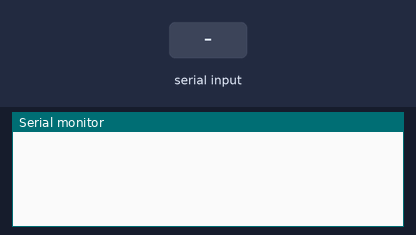
Bench run of a sketch on a simulated Arduino Uno, built with avr-gcc and run on an emulated ATmega328P. Shown: the last lines printed to the serial monitor. The inputs (shaded band) are chosen by the test bench.

Above: at 1.2 s.
1.3 s: "90,45\n" received over Serial
At 1.8 s:
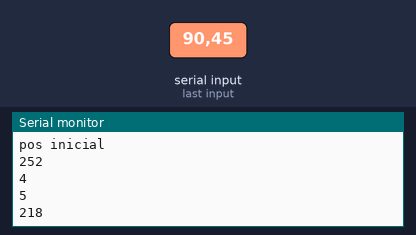
2.8 s: byte 0 (0) received over Serial
At 3.1 s:
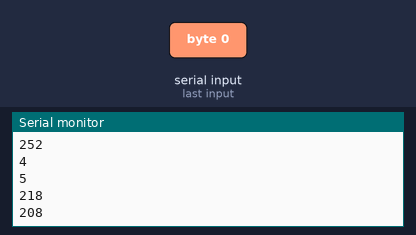
4.3 s: "30,150\n" received over Serial
At 5.8 s:
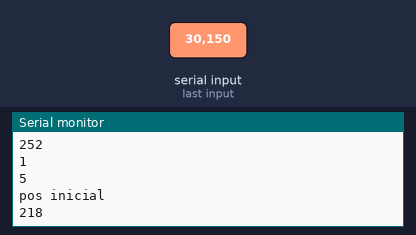
Timing chart, 0 to 7.3 s (numbered marks = the images above; inputs shaded):
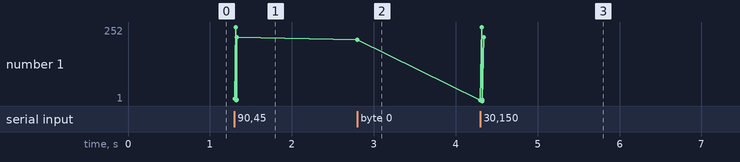

Measured:
- after the input at 1.3 s, the serial monitor: prints a new line at once (image 1)
- after the input at 2.8 s, the serial monitor: prints a new line at once (image 2)
- after the input at 4.3 s, the serial monitor: prints a new line at once (image 3)
- plotted number 1: 218 → 208 after the input at 2.8 s

The sketch:

out_from_txt.ino
```cpp
void setup() {

// Turn the Serial Protocol ON
 Serial.begin(9600);
}

void loop() {
 byte byteRead;

 /* check if data has been sent from the computer: */
 if (Serial.available()) {

 /* read the most recent byte */
 byteRead = Serial.read();
 //You have to subtract '0' from the read Byte to convert from text to a number.
 byteRead=byteRead-'0';

 //Turn off all LEDs if the byte Read = 0
 if(byteRead==0){
 //Turn off all LEDS
 Serial.println("pos inicial");
 }

 //Envia la coordenada.
 if(byteRead>0){
  Serial.println(byteRead);
 }
 }
 }
```
